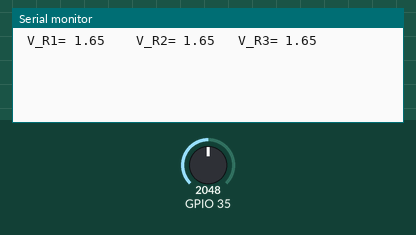
The sketch below on a simulated ESP32. Shown: the last lines printed to the serial monitor. The inputs (shaded band) are chosen by the test bench; at power-on: GPIO 35 = 2048.

Above: at 1.2 s.
1.3 s: GPIO 35 set to 2866
At 2.6 s:
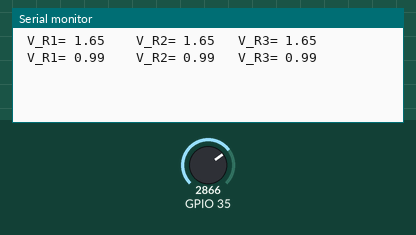
2.8 s: GPIO 35 set to 3603
At 5.0 s:
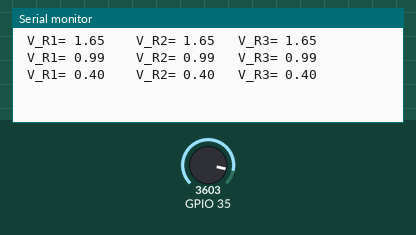
Timing chart, 0 to 6.5 s (numbered marks = the images above; inputs shaded):
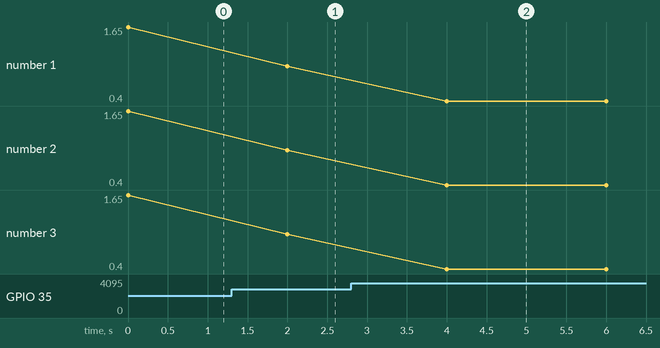

Measured:
- after the input at 1.3 s, the serial monitor: prints a new line after 0.70 s (image 1)
- after the input at 2.8 s, the serial monitor: prints a new line after 1.2 s (image 2)
- plotted number 1: 1.65 → 0.99 after the input at 1.3 s, 0.99 → 0.4 after the input at 2.8 s
- plotted number 2: 1.65 → 0.99 after the input at 1.3 s, 0.99 → 0.4 after the input at 2.8 s
- plotted number 3: 1.65 → 0.99 after the input at 1.3 s, 0.99 → 0.4 after the input at 2.8 s

The sketch:

sheet_1.2.ino
```cpp
void setup() {
  pinMode(35,INPUT);
  Serial.begin(115200);

}

void loop() {
  float V1= analogRead(35) *3.300 / 4095.0;
  float V2= analogRead(35) *3.300 / 4095.0;
  float V3= analogRead(35) *3.300 / 4095.0;

  float V_R1 = 3.300 - V1;
  float V_R2 = 3.300 - V1;
  float V_R3 = 3.300 - V1;


  Serial.print(" V_R1= "); Serial.print(V_R1);
  Serial.print(" \t");
  Serial.print(" V_R2= "); Serial.print(V_R2);
  Serial.print("\t");
  Serial.print(" V_R3= "); Serial.print(V_R3);
  Serial.print("\n");

  delay(2000);


}
```
